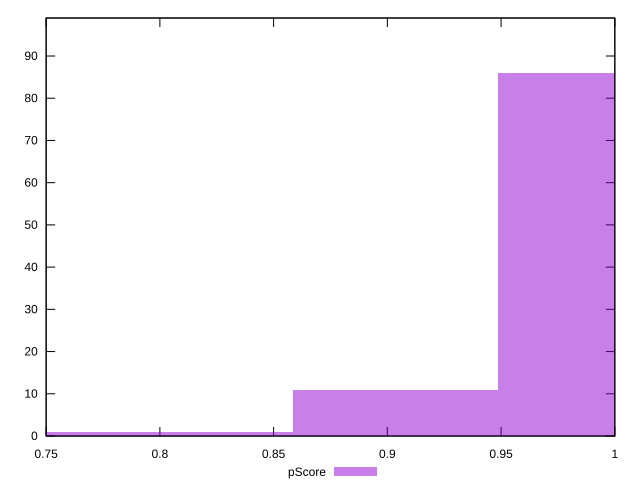

Write gnuplot code to recreate this figure.
reset

$pScore <<EOF
0.9035865118055287 11
0.9939451629860816 86
0.8132278606249759 1
0.722869209444423 1
EOF

set key outside below
set boxwidth 0.09035865118055288
set xrange [0.75:1]
set yrange [0:99]
set trange [0:99]
set style fill transparent solid 0.5 noborder
set terminal svg size 640, 490 enhanced background rgb 'white'
set output "reports/report_00027_2021-02-24T12-40-31.850Z/unminified-javascript/samples/card/pScore/histogram.svg"

plot $pScore title "pScore" with boxes

reset
